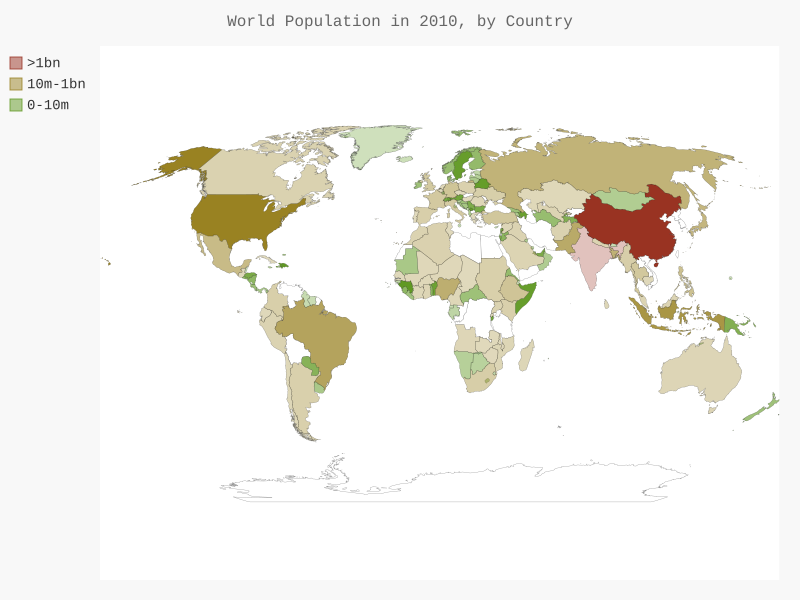

The Python source for this figure:
############################################################################# ##
# Copyright (C) 2019-2020 Cameo Communications, Inc.
############################################################################# ##
#
# --------------------------------------------------------------------------
#     AUTHOR                   : EExuke
#     FILE NAME                : world_population.py
#     FILE DESCRIPTION         : Python file
#     FIRST CREATION DATE      : 2020/03/14
# --------------------------------------------------------------------------
#     Version                  : 1.0
#     Last Change              : 2020/03/14
## ************************************************************************** ##

import json
import pygal_maps_world.maps

from country_code import get_country_code
from pygal.style import RotateStyle
from pygal.style import LightColorizedStyle as LCS

#-----------------------------------------------------------
#                  绘制世界人口地图
#-----------------------------------------------------------
# 将数据加载到一个列表中（列表中每个成员为一个字典）
filename = 'population_data.json'
with open(filename) as f:
    pop_data = json.load(f)

# 创建包含人口信息的字典
cc_populations = {}
for pop_dict in pop_data:
    if pop_dict['Year'] == '2010':
        country_name = pop_dict['Country Name']
        # 字符串格式转换为数字格式
        population = int(float(pop_dict['Value']))
        code = get_country_code(country_name)
        if code:
            cc_populations[code] = population
        else:
            code = pop_dict['Country Code']
            print("no code of " + code + " of " + country_name + " in COUNTRIES")

# 根据人口数量将字典分组
cc_pops_1, cc_pops_2, cc_pops_3 = {}, {}, {}
for cc, pop in cc_populations.items():
    if pop < 10000000:
        cc_pops_1[cc] = pop
    elif pop < 1000000000:
        cc_pops_2[cc] = pop
    else:
        cc_pops_3[cc] = pop
# 看看每组分别包含多少个国家
print(len(cc_pops_1), len(cc_pops_2), len(cc_pops_3))

# 根据指定基色(#336699)绘制地图, 并加亮颜色
wm_style = RotateStyle('#993322', base_style=LCS)
wm = pygal_maps_world.maps.World(style = wm_style)
wm.title = 'World Population in 2010, by Country'
# 将各组键值分别加入图表中
wm.add('>1bn', cc_pops_3)
wm.add('10m-1bn', cc_pops_2)
wm.add('0-10m', cc_pops_1)
#wm.add('2010', cc_populations)

# 渲染成文件
wm.render_to_file('./world_population.svg')
